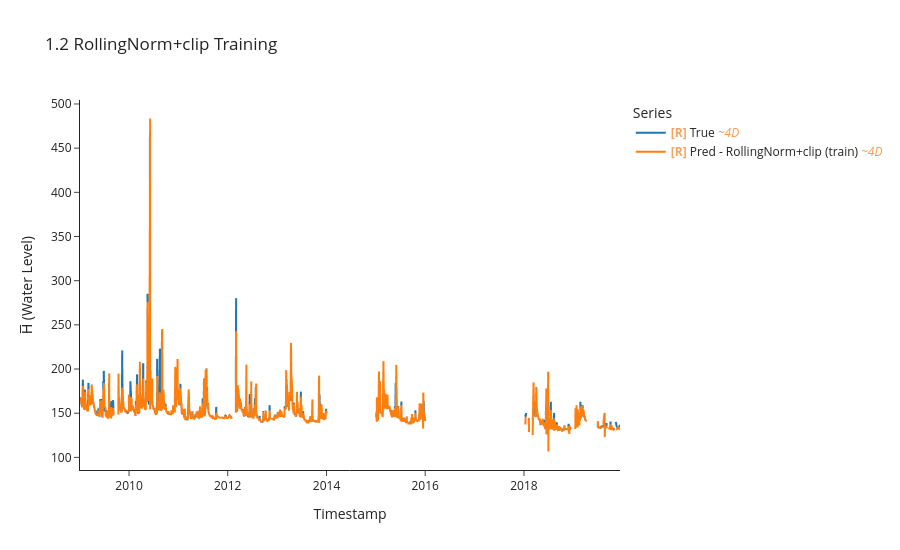

Notebook source saved alongside this figure:
### Markdown cell above
## 1.2 RollingNorm + y_clip (Leak-Fixed Baseline)

### Code cell
import torch
torch.manual_seed(42)

# RollingNorm with y_scaled clamped to [-5, 5] â€” leak fixed, same Adam baseline
train_ds_roll = uf.RollingNormTimeSeriesDataset(x_train, y_train, H_BAR_INDEX, y_clip=5.0)
test_ds_roll  = uf.RollingNormTimeSeriesDataset(x_test,  y_test,  H_BAR_INDEX, y_clip=5.0)

model_roll, opt_roll, crit_roll = build_mlp(LOOKBACK * N_FEATURES, HORIZON)

y_tr_roll, y_pr_roll, idx_roll, losses_roll = uf.train_model_online(
    model_roll, opt_roll, crit_roll,
    train_ds_roll, train_df,
    LOOKBACK, HORIZON, BATCH_SIZE,
)

uf.calculate_metrics_and_plot(
    {"RollingNorm+clip (train)": (y_tr_roll, y_pr_roll, idx_roll)},
    plot_title="1.2 RollingNorm+clip Training",
    export_metrics=True, export_html=True,
    export_file_name="results/training/online/p1_rolling_clip",
)

### Figure 1 — Plotly figure (JSON) as saved in the notebook; plotly's stock layout.template omitted (floating-point values rounded to 4 significant figures; data arrays with more than 128 entries replaced by an {"elided": "..."} marker saying what was removed)
{"data": [{"hovertemplate": "Legend=True<br>Timestamp=%{x}<br>H̅ (Water Level)=%{y}<extra></extra>", "legendgroup": "True", "line": {"color": "#1f77b4", "dash": "solid", "width": 2}, "marker": {"symbol": "circle"}, "mode": "lines", "name": "<b style=\"color:sandybrown\">[R]</b> True <i style=\"color:#fc9944\">~4D</i>", "showlegend": true, "type": "scattergl", "uid": "c5639726-ae43-4e71-a68b-f3d78953d910", "x": {"elided": "1011 str values"}, "xaxis": "x", "y": {"elided": "1011 float values"}, "yaxis": "y"}, {"hovertemplate": "Legend=Pred - RollingNorm+clip (train)<br>Timestamp=%{x}<br>H̅ (Water Level)=%{y}<extra></extra>", "legendgroup": "Pred - RollingNorm+clip (train)", "line": {"color": "#ff7f0e", "dash": "solid", "width": 2}, "marker": {"symbol": "circle"}, "mode": "lines", "name": "<b style=\"color:sandybrown\">[R]</b> Pred - RollingNorm+clip (train) <i style=\"color:#fc9944\">~4D</i>", "showlegend": true, "type": "scattergl", "uid": "c54f2494-0529-473a-8a9b-349d69f6572a", "x": {"elided": "1012 str values"}, "xaxis": "x", "y": {"elided": "1012 float values"}, "yaxis": "y"}], "layout": {"height": 550, "legend": {"title": {"text": "Series"}, "tracegroupgap": 0}, "title": {"text": "1.2 RollingNorm+clip Training"}, "xaxis": {"anchor": "y", "domain": [0, 1], "title": {"text": "Timestamp"}}, "yaxis": {"anchor": "x", "domain": [0, 1], "title": {"text": "H̅ (Water Level)"}}}}
